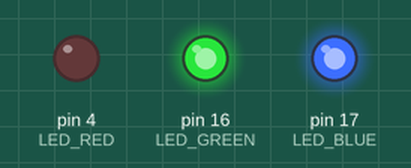
A sketch run on a simulated Arduino Uno, built with avr-gcc and run on an emulated ATmega328P. On the bench: output pins drawn as LEDs (lit = HIGH).

Above: at 0.5 s.
At 1.5 s:
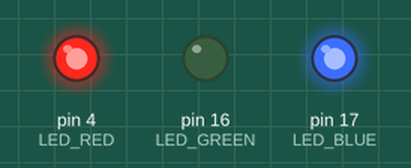
At 2.5 s:
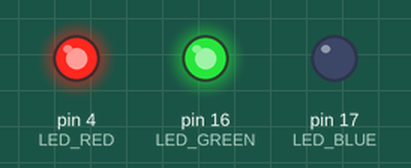
At 3.5 s:
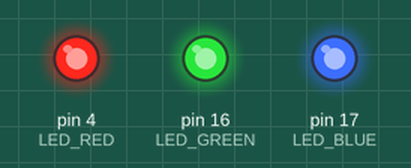
Timing chart, 0 to 5.2 s (numbered marks = the images above):
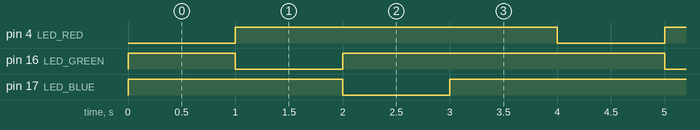

Measured:
- by itself, pin 4 (LED_RED): alternates HIGH for 3.0 s and LOW for 1.0 s
- by itself, pin 16 (LED_GREEN), pin 17 (LED_BLUE): repeats every 4.0 s: LOW 1.0 s, HIGH 3.0 s
- by itself, everything shown: repeats every 4.0 s, in 4 steps

The sketch:

CYD-Blink.ino
```cpp
#define LED_RED 4
#define LED_GREEN 16
#define LED_BLUE 17

void setup() {
  // initialize digital pin LED_BUILTIN as an output.
  pinMode(LED_RED, OUTPUT);
  pinMode(LED_GREEN, OUTPUT);
  pinMode(LED_BLUE, OUTPUT);
}

// the loop function runs over and over again forever
void loop() {
  digitalWrite(LED_RED,   LOW);  // turn the LED on (HIGH is the voltage level)
  digitalWrite(LED_GREEN, HIGH);  // turn the LED on (HIGH is the voltage level)
  digitalWrite(LED_BLUE,  HIGH);  // turn the LED on (HIGH is the voltage level)
  delay(1000);                      // wait for a second
  digitalWrite(LED_RED,   HIGH);  // turn the LED on (HIGH is the voltage level)
  digitalWrite(LED_GREEN, LOW);  // turn the LED on (HIGH is the voltage level)
  digitalWrite(LED_BLUE,  HIGH);  // turn the LED on (HIGH is the voltage level)
  delay(1000);                      // wait for a second
  digitalWrite(LED_RED,   HIGH);  // turn the LED on (HIGH is the voltage level)
  digitalWrite(LED_GREEN, HIGH);  // turn the LED on (HIGH is the voltage level)
  digitalWrite(LED_BLUE,  LOW);  // turn the LED on (HIGH is the voltage level)
  delay(1000);                      // wait for a second
  digitalWrite(LED_RED,   HIGH);  // turn the LED on (HIGH is the voltage level)
  digitalWrite(LED_GREEN, HIGH);  // turn the LED on (HIGH is the voltage level)
  digitalWrite(LED_BLUE,  HIGH);  // turn the LED on (HIGH is the voltage level)
  delay(1000);                      // wait for a second
}
```
